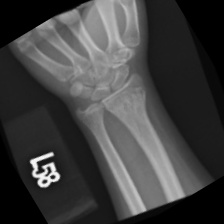
#> input picture dataset/train/fractured/79-rotated2-rotated2-rotated3.jpg, 224 x 224 px, found by its file name; its folder holds only this picture in this run
$ python svm_model.py
#> lines starting #> are read from the running program, lines starting #| are printed output that depends on the picture
import cv2
import numpy as np
import os
from sklearn.model_selection import train_test_split
from sklearn import svm
from sklearn.metrics import classification_report
import joblib

# Directorios de las imágenes procesadas
input_train_dir = 'processed_images/train/'
input_test_dir = 'processed_images/test/'

# Función para preprocesar las imágenes y extraer características HOG
def preprocess_image(image_path, return_hog=False):
    # Cargar la imagen
#> called with return_hog = True
    image = cv2.imread(image_path, cv2.IMREAD_GRAYSCALE)
#> image is the input picture: shape (224, 224); min 0, max 251, mean 64
    if image is None:
        print(f"Error al cargar la imagen: {image_path}")
        return None

    # Redimensionar la imagen si es necesario
    image_resized = cv2.resize(image, (128, 128))  # Redimensionamos a 128x128

    # Aplicar operaciones morfológicas, si es necesario
    kernel = np.ones((5, 5), np.uint8)
    image_morphed = cv2.morphologyEx(image_resized, cv2.MORPH_CLOSE, kernel)  # Cerrar áreas pequeñas
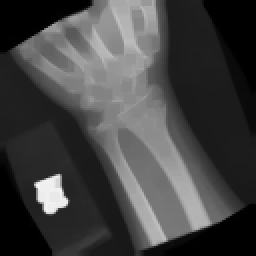
#> image_morphed: shape (128, 128) (shown 2 times larger); min 0, max 246, mean 66.9

    # Extraer características HOG
    hog_descriptor = cv2.HOGDescriptor()
    hog_features = hog_descriptor.compute(image_morphed)

    if return_hog:
        return hog_features
    return image_morphed

# Función para cargar imágenes y extraer HOG
def load_images_and_labels(input_dir, limit=10):
    images = []
    labels = []
    count = 0

    # Recorrer las carpetas 'fractured' y 'not_fractured'
    for class_folder in os.listdir(input_dir):
        class_path = os.path.join(input_dir, class_folder)
        if os.path.isdir(class_path):  # Asegurarse de que es una carpeta
            for image_name in os.listdir(class_path):
                image_path = os.path.join(class_path, image_name)

                if image_path.endswith('.jpg') or image_path.endswith('.png'):  # Solo procesar imágenes
                    print(f'Procesando {image_path}')
                    # Preprocesar la imagen y extraer HOG
                    hog_features = preprocess_image(image_path, return_hog=True)
                    if hog_features is not None:
                        images.append(hog_features.flatten())  # HOG es un vector 1D
                        labels.append(class_folder)  # 'fractured' o 'not_fractured'
#> pass 2 of the loop in load_images_and_labels, `for class_folder in os.listdir(input_dir):`:
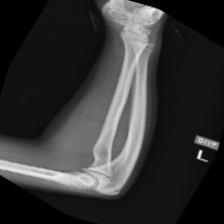
#> input picture dataset/train/not_fractured/10-rotated1-rotated2-rotated3.jpg, 224 x 224 px, found by its file name
#> in preprocess_image, image is the input picture: shape (224, 224); min 0, max 243, mean 52.4
#> in preprocess_image (call 2), `image_morphed = cv2.morphologyEx(image_resized, cv2.MORPH_CLOSE, kernel)`:
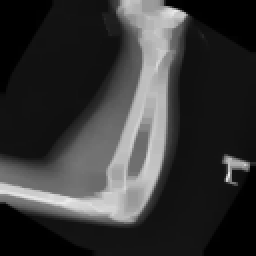
#> image_morphed: shape (128, 128) (shown 2 times larger); min 0, max 238, mean 54.3
                        # count += 1
                        # if count >= limit:  # Detenerse si alcanzamos el límite
                        #     break

    return np.array(images), np.array(labels)

# Cargar imágenes y etiquetas de entrenamiento
print("Cargando imágenes y etiquetas de entrenamiento...")
X_train, y_train = load_images_and_labels(input_train_dir, limit=2000)

# Cargar imágenes y etiquetas de prueba
print("Cargando imágenes y etiquetas de prueba...")
X_test, y_test = load_images_and_labels(input_test_dir, limit=200)
#> (the run stopped early here; a loop or call above may not have finished)
